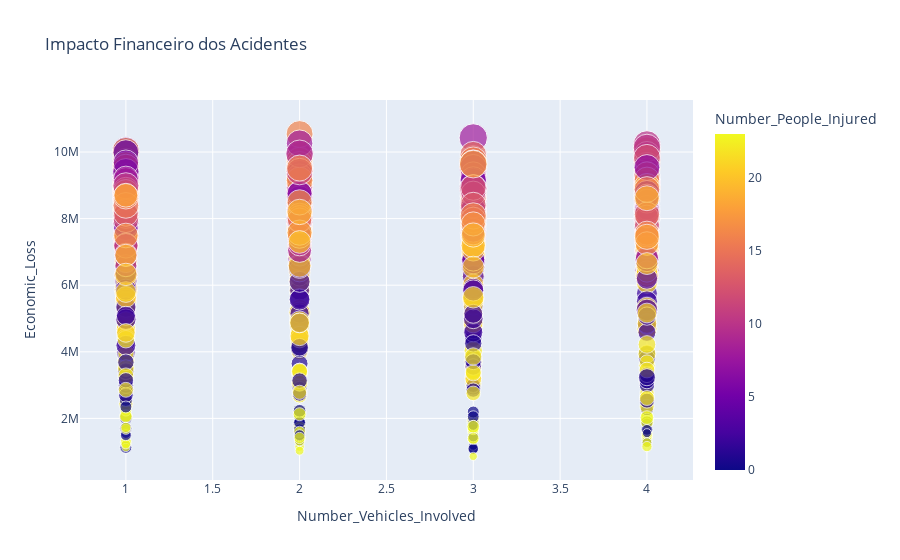

Notebook code for this chart:
### Code cell
df_gastos = pd.read_excel("acidentes_analise.xlsx", sheet_name="Total_gasto")

fig = px.scatter(df_gastos, x="Number_Vehicles_Involved", y="Economic_Loss", size="Medical_Cost", 
                 color="Number_People_Injured", title="Impacto Financeiro dos Acidentes")

fig.show()

### Figure 1 — Plotly figure (JSON) as saved in the notebook; plotly's stock layout.template omitted (floating-point values rounded to 4 significant figures; data arrays with more than 128 entries replaced by an {"elided": "..."} marker saying what was removed)
{"data": [{"hovertemplate": "Number_Vehicles_Involved=%{x}<br>Economic_Loss=%{y}<br>Medical_Cost=%{marker.size}<br>Number_People_Injured=%{marker.color}<extra></extra>", "legendgroup": "", "marker": {"color": {"elided": "960 int values"}, "coloraxis": "coloraxis", "size": {"elided": "960 float values"}, "sizemode": "area", "sizeref": 13310.0, "symbol": "circle"}, "mode": "markers", "name": "", "orientation": "v", "showlegend": false, "type": "scatter", "x": {"elided": "960 int values"}, "xaxis": "x", "y": {"elided": "960 float values"}, "yaxis": "y"}], "layout": {"coloraxis": {"colorbar": {"title": {"text": "Number_People_Injured"}}, "colorscale": [[0, "#0d0887"], [0.1111, "#46039f"], [0.2222, "#7201a8"], [0.3333, "#9c179e"], [0.4444, "#bd3786"], [0.5556, "#d8576b"], [0.6667, "#ed7953"], [0.7778, "#fb9f3a"], [0.8889, "#fdca26"], [1, "#f0f921"]]}, "legend": {"itemsizing": "constant", "tracegroupgap": 0}, "title": {"text": "Impacto Financeiro dos Acidentes"}, "xaxis": {"anchor": "y", "domain": [0, 1], "title": {"text": "Number_Vehicles_Involved"}}, "yaxis": {"anchor": "x", "domain": [0, 1], "title": {"text": "Economic_Loss"}}}}
